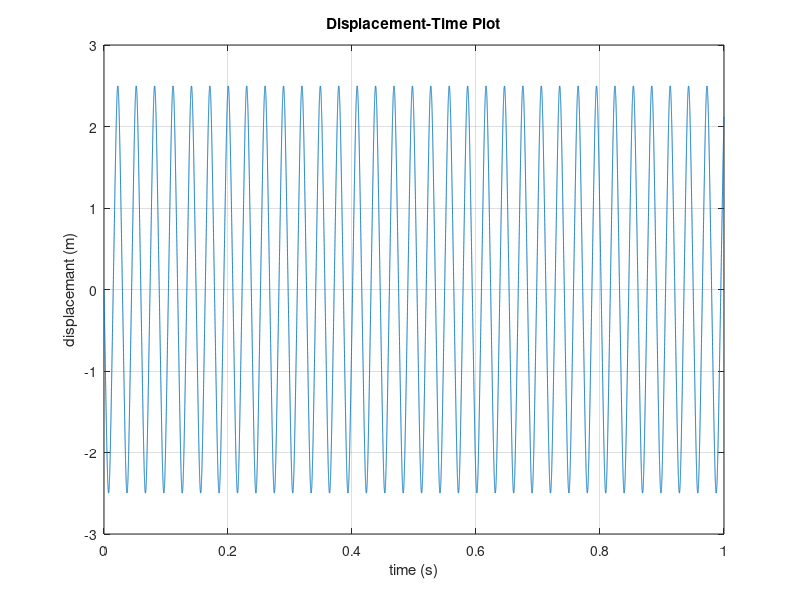
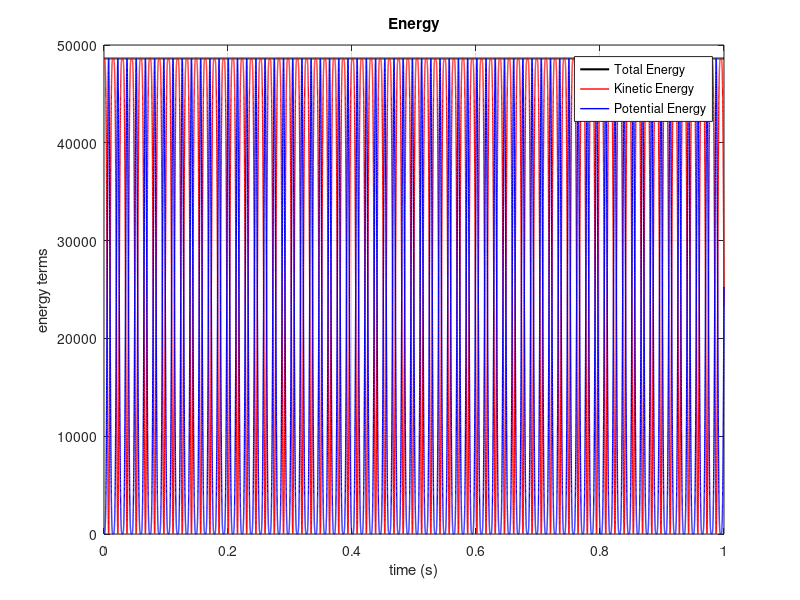
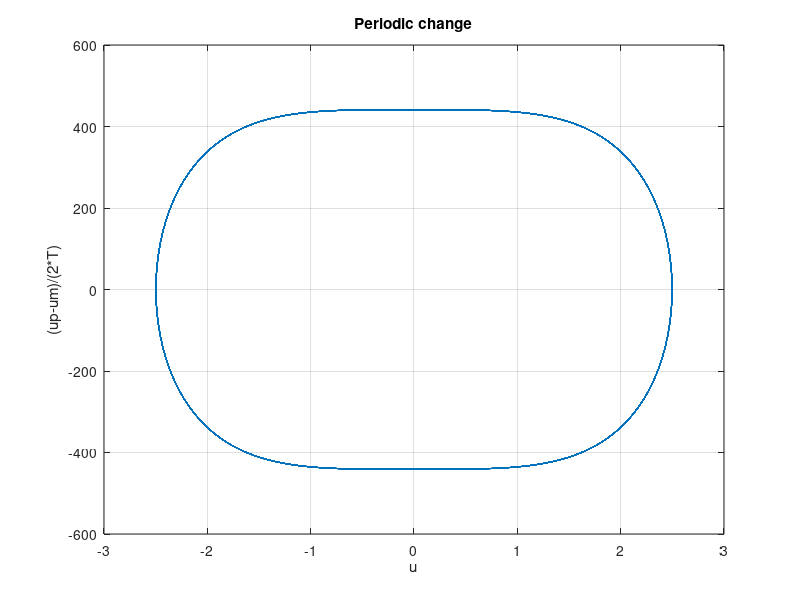

These figures' MATLAB source, in order:
% Nonlinear Ocscillator

clear;

fs = 44100; % sample rate (Hz)
T = 1/fs; % time period (s)
dur = 1; % duration of signal (s)
Ns = floor(dur*fs); % number of samples
t = (0:Ns-1)*T; % time vector

m = 0.5; % mass (kg)
k3 = 5e3; % spring constant

um = 0.01; % u(n-1)
u = 0; % u(n)
up = 0; % u(n+1)

psim = 0; % psi(n-1)
psi = 0; % psi(n)
psip = 0; % psi(n+1)

g = 0;

out = zeros(1,Ns); % output vector
out2 = zeros(1,Ns); % output vector
KE = zeros(1,Ns); % kinetic energy
PE = zeros(1,Ns); % potential energy

for n=1:(Ns)
    
    g = sqrt(2*k3)*u; 
    up = (m*(2*u-um)/T^2 + g*((g*um/2)-psim)) / (m/(T^2) + (g^2)/2);
    psip = psim + g*(up-um);
    
    KE(n) = 0.5*m*(((up-u)/T)^2);
    PE(n) = 0.125*(psip+psi)^2;
    
    out(n) = u;
    out2(n) = (up-um)/(2*T);
    
    um = u;
    u = up;   
    psim = psi;
    psi = psip;
    
end

soundsc(out,fs);

TE = PE + KE; % calculate total energy

% displacement-time plot
figure(1);
clf;
plot(t,out);
xlabel('time (s)');
ylabel('displacemant (m)');
title('Displacement-Time Plot');
grid;

% energy terms plot
figure(2);
clf;
plot(t,TE,'k-','Linewidth',1.5);
hold on;
plot(t,KE,'r-','Linewidth',1.0);
plot(t,PE,'b-','Linewidth',1.0);
hold off;
xlabel('time (s)');
ylabel('energy terms');
title('Energy');
grid;
legend('Total Energy','Kinetic Energy','Potential Energy','Location','northeast');

% Periodic change
figure(3);
clf;
plot(out,out2);
xlabel('u');
ylabel('(up-um)/(2*T)');
title('Periodic change');
grid;